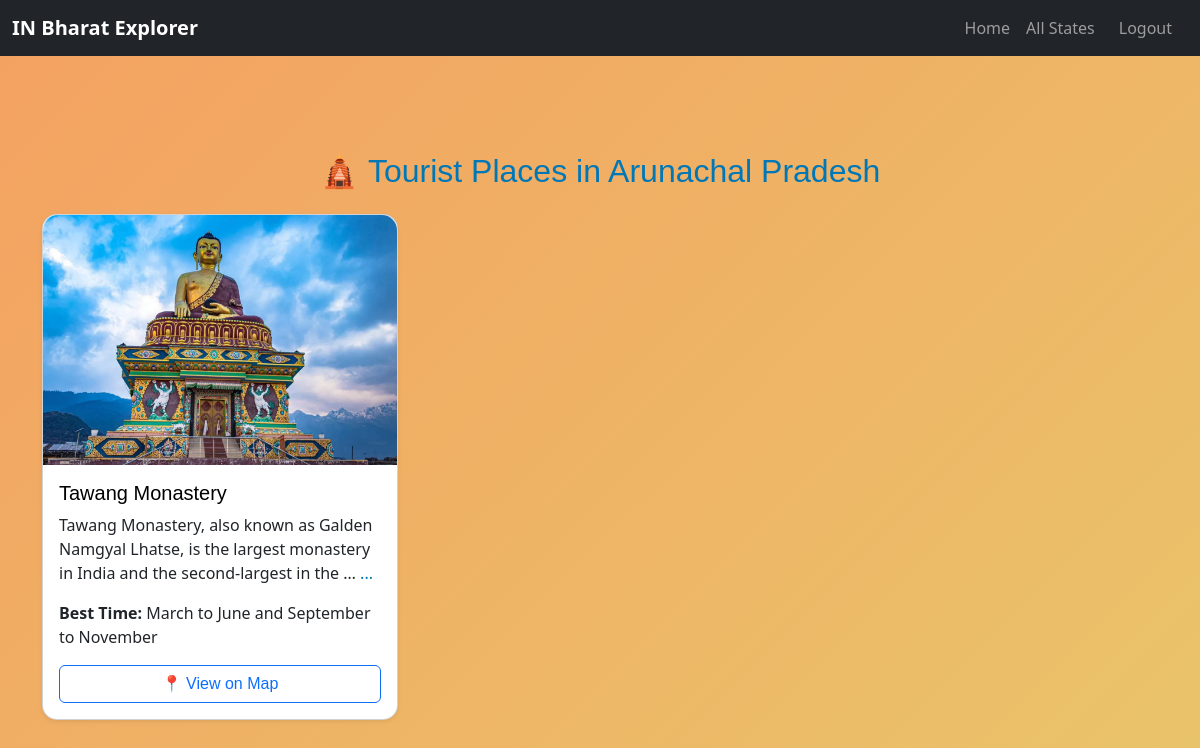
The app's page /state/5/ (signed in) with its own data.
### places/models.py (models this page shows, shortened)
class State(models.Model):
    name = models.CharField(max_length=100)
    image = models.ImageField(upload_to='state_images/', blank=True, null=True)

class TouristPlace(models.Model):
    state = models.ForeignKey(State, on_delete=models.CASCADE)
    name = models.CharField(max_length=200)
    description = models.TextField()
    category = models.ForeignKey(Category, on_delete=models.SET_NULL, null=True, blank=True)
    image = models.ImageField(upload_to='place_images/', blank=True, null=True)
    best_time = models.CharField(max_length=100, blank=True, null=True)
    location = models.CharField(max_length=200, blank=True, null=True)
    main_image_url = models.URLField(blank=True, null=True)
    @property
    def location_url(self):
        if self.location:
            return f"https://www.google.com/maps/search/?api=1&query={self.location.replace(' ', '+')}"
        return "#"

### places/views.py (the view)
# urls.py: path('state/<int:state_id>/', views.state_places, name='state_places'),
@login_required(login_url='login')
def state_places(request, state_id):
    state = get_object_or_404(State, id=state_id)
    places = TouristPlace.objects.filter(state=state)
    return render(request, 'places/state_places.html', {'state': state, 'places': places})  # ✅ fixed path

### places/templates/places/state_places.html (shortened to what this page needs)
{% extends 'places/base.html' %}
{% block content %}
<section class="state-tourist-section py-5" style="background: linear-gradient(135deg, #f4a261 0%, #e9c46a 100%);">
  <div class="container mt-5">
    <h2 class="text-center mb-4" style="color: #0077b6; font-family: 'Poppins', sans-serif;">
      🛕 Tourist Places in {{ state.name|title }}
    </h2>
    <div class="row">
      {% for place in places %}
      <div class="col-md-4 mb-4">
        <div class="card shadow-sm h-100" style="border-radius: 15px; transition: transform 0.3s ease, box-shadow 0.3s ease;">
          <img src="{{ place.image.url }}" class="card-img-top" alt="{{ place.name }}" style="height: 250px; object-fit: cover; border-top-left-radius: 15px; border-top-right-radius: 15px;">
          <div class="card-body d-flex flex-column">
            <h5 class="card-title" style="font-family: 'Poppins', sans-serif;">
              <a href="{% url 'places:place_detail' place.id %}" style="text-decoration: none; color: black;">
                {{ place.name }}
              </a>
            </h5>
            <p class="card-text description-container" style="flex-grow: 1;">
              <span id="short-{{ place.id }}" class="description-text">{{ place.description|truncatechars:120 }}</span>
              <span id="toggle-{{ place.id }}" class="description-toggle" onclick="toggleDescription({{ place.id }})" style="cursor: pointer; color: #0077b6;">...</span>
            </p>
            <p><strong>Best Time:</strong> {{ place.best_time }}</p>
            <a href="{{ place.location_url }}" class="btn btn-outline-primary mt-auto" target="_blank" style="font-family: 'Poppins', sans-serif; transition: background-color 0.3s ease;">
              📍 View on Map
            </a>
          </div>
        </div>
      </div>
      {% empty %}
      <p class="text-center">No places found for this state.</p>
      {% endfor %}
    </div>
  </div>
</section>
{% endblock %}

### records on screen
State: name "Arunachal Pradesh"
TouristPlace: image (picture), name "Tawang Monastery", description "Tawang Monastery, also known as Galden Namgyal Lhatse, is the largest monastery in India and the second-largest in the …", best_time "March to June and September to November"
